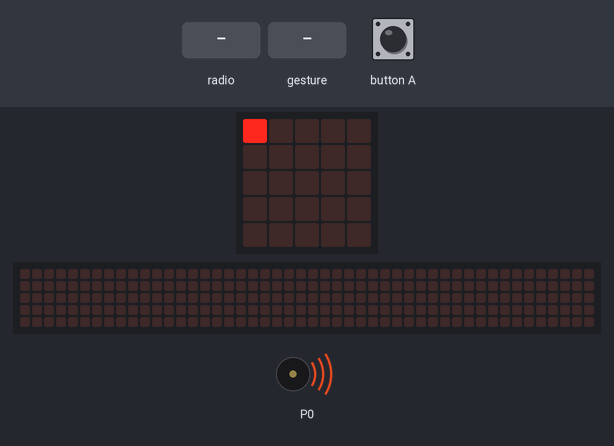
A program run on a simulated BBC micro:bit (MakeCode). Parts: the board's 5×5 LED display, a strip that is not on the board, showing the scrolling text unrolled, buzzer (waves = sounding). Inputs (shaded band) come from the test bench. A tilt is held for 1.5 s and a shake lasts 1 s, then the board lies face up again; the 48×5 strip is a reading aid, not a part: it shows the text the display is scrolling, unrolled, one strip-width of it at a time.

Above: at 1.2 s.
1.3 s: radio message "player send the message!" arrives
At 1.37 s:
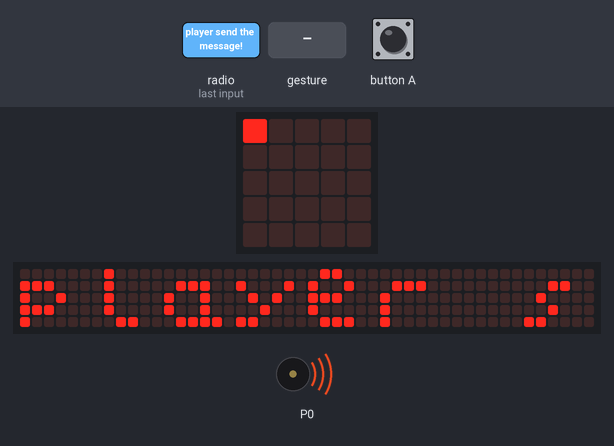
3.2 s: gesture 'tilt right'
At 3.47 s:
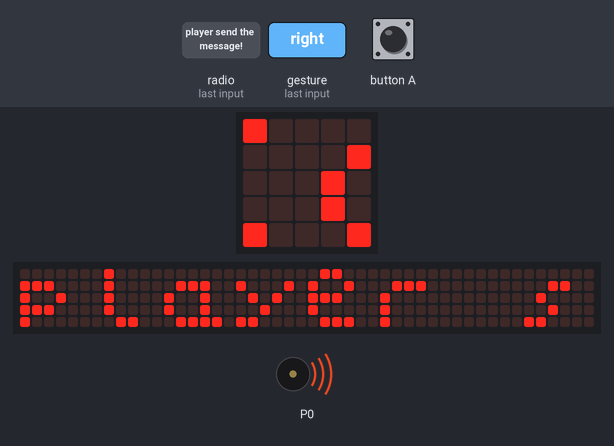
5.2 s: gesture 'tilt left'
7.0 s: gesture 'tilt right'
At 7.22 s:
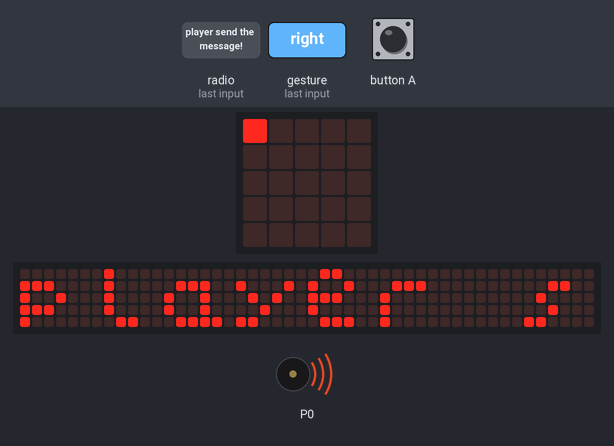
9.2 s: gesture 'logo down'
At 9.47 s:
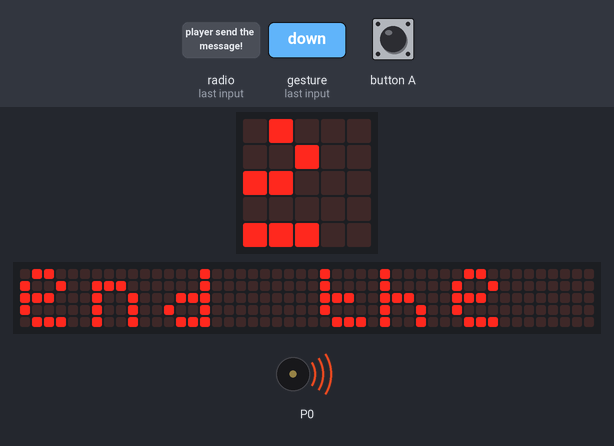
11.2 s: gesture 'logo up'
At 11.42 s:
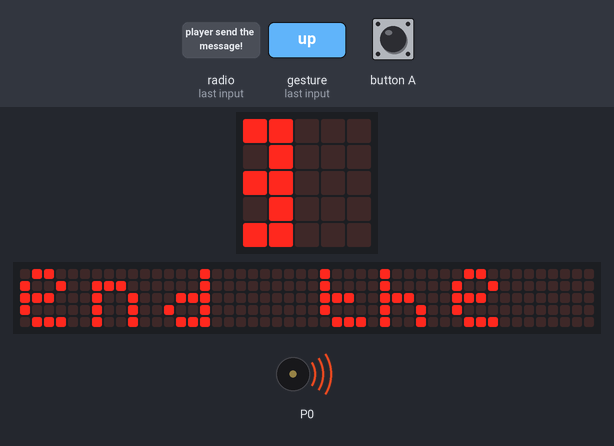
Timing chart, 0 to 15.7 s (numbered marks = the images above; inputs shaded):
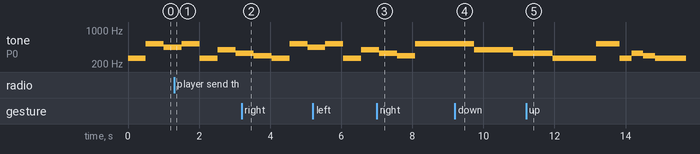

Measured:
- after the input at 1.3 s, the display: changes at once (image 1)
- after the input at 3.2 s, the display: first differs from a run without the input after 0.10 s (image 2 shows a later state)
- after the input at 7.0 s, the display: first differs from a run without the input after 0.10 s (image 3 shows a later state)
- after the input at 9.2 s, the display: first differs from a run without the input after 0.10 s (image 4 shows a later state)
- after the input at 11.2 s, the display: first differs from a run without the input after 0.10 s (image 5 shows a later state)
- by itself, tone on P0: plays 262 Hz for 1.2 s, 523 Hz for 0.67 s, 262 Hz for 0.33 s, 330 Hz for 0.33 s, 294 Hz for 0.33 s, 262 Hz for 0.86 s

The program:

main.ts
```typescript
input.onGesture(Gesture.TiltLeft, function () {
    led.unplot(x, y)
    x += -1
    led.plot(x, y)
})
input.onGesture(Gesture.TiltRight, function () {
    led.unplot(x, y)
    x += 1
    led.plot(x, y)
    if (x == 5) {
        x = 0
        y = 0
        led.unplot(x, y)
        led.plot(x, y)
    }
})
input.onButtonPressed(Button.A, function () {
    radio.sendString("player send the message!")
    pins.digitalWritePin(DigitalPin.P0, 1)
})
radio.onReceivedString(function (receivedString) {
    basic.showString(receivedString)
})
input.onGesture(Gesture.LogoDown, function () {
    led.unplot(x, y)
    y += -1
    led.plot(x, y)
})
input.onGesture(Gesture.LogoUp, function () {
    led.unplot(x, y)
    y += 1
    led.plot(x, y)
})
let x = 0
let y = 0
radio.setGroup(1)
y = 0
x = 0
led.plot(0, 0)
basic.forever(function () {

})
basic.forever(function () {
    for (let index = 0; index < 2; index++) {
        music.play(music.stringPlayable("C C5 A C5 C G E D ", 120), music.PlaybackMode.UntilDone)
    }
    music.play(music.stringPlayable("C5 C5 C5 G G E E C ", 109), music.PlaybackMode.UntilDone)
    music.play(music.stringPlayable("C C C5 C5 C E D C ", 182), music.PlaybackMode.UntilDone)
    music.play(music.stringPlayable("C C C C C C C C ", 182), music.PlaybackMode.UntilDone)
    basic.pause(2000)
    music.play(music.stringPlayable("C5 C5 C D E E G G ", 182), music.PlaybackMode.UntilDone)
    music.play(music.stringPlayable("C5 C5 F E D C C C ", 182), music.PlaybackMode.UntilDone)
    basic.pause(5000)
})
```

test.ts
```typescript
// здесь помещаются тесты; они не будут скомпилированы, пока пакет используется в качестве расширения.
```
